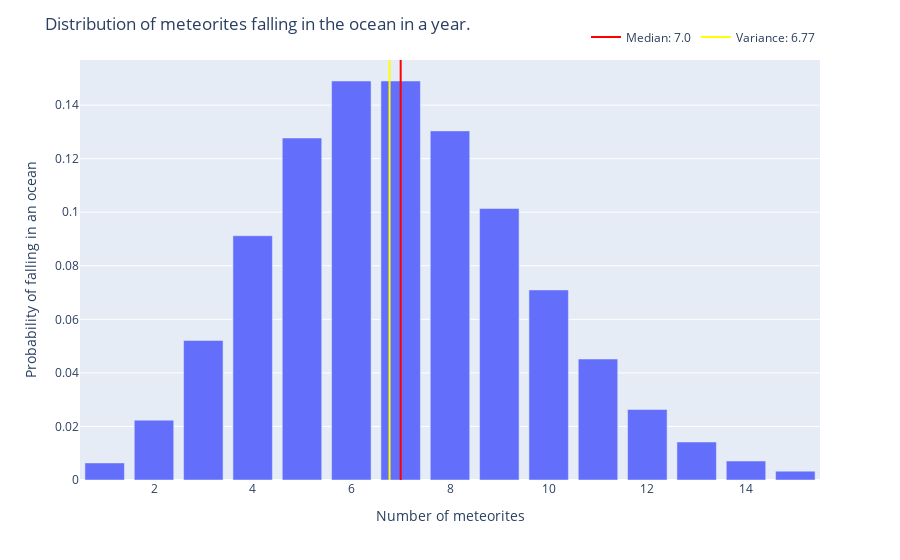

This figure's notebook cell:
### Code cell
lamd = 7.0;

x = []; pmf = []; cdf = [];
count = 0.0; c = 0;

# Caclulate Poisson PMF and CDF
while (1):
    x.append(count);
    p = ((math.e**(-lamd))*(lamd**count))/(math.factorial(count));
    pmf.append(p);
    c = c + p;    
    cdf.append(c);    
    count = count + 1;    
    if (p <= 0.005) & (count >= lamd):
        break;

# Add probabilities to a dataframe and add to plot
df = pd.DataFrame(data=pmf[1:], index=x[1:], columns=(['Probability']));
fig = px.bar(df, y='Probability');

fig.update_xaxes(title_text='Number of meteorites');
fig.update_yaxes(title_text='Probability of falling in an ocean');

# Calculate the median
median = 0;
for i in x[1:]:
    if (cdf[int(i-1)]<= 0.5) & (cdf[int(i)]>=0.5):
        median = i;
        break;
print("Median: ", median); 
fig.add_vline(x=median, line_color="red");
fig.add_trace(go.Scatter(x=[median], y=[pmf[int(median)]], mode="lines", name="Median: "+ str(round(median,2)), textposition="bottom center", line_color="red"));

# Calculate variance
variance = [];
for i in x:
    variance.append(pmf[int(i)]*(i-lamd)**2);
variance = sum(variance);
print("Variance: ", variance);
fig.add_trace(go.Scatter(x=[variance], y=[pmf[int(median)]], mode="lines", name="Variance: "+ str(round(variance,2)), textposition="bottom center", line_color="yellow"));
fig.add_vline(x=variance, line_color="yellow");
fig.update_layout(title="Distribution of meteorites falling in the ocean in a year.", legend=dict(orientation="h", yanchor="bottom", y=1.02, xanchor="right", x=1));
fig.show();

### Figure 1 — Plotly figure (JSON) as saved in the notebook; plotly's stock layout.template omitted (floating-point values rounded to 4 significant figures)
{"data": [{"alignmentgroup": "True", "hovertemplate": "index=%{x}<br>Probability=%{y}<extra></extra>", "legendgroup": "", "marker": {"color": "#636efa"}, "name": "", "offsetgroup": "", "orientation": "v", "showlegend": false, "textposition": "auto", "type": "bar", "x": [1, 2, 3, 4, 5, 6, 7, 8, 9, 10, 11, 12, 13, 14, 15], "xaxis": "x", "y": [0.006383, 0.02234, 0.05213, 0.09123, 0.1277, 0.149, 0.149, 0.1304, 0.1014, 0.07098, 0.04517, 0.02635, 0.01419, 0.007094, 0.003311], "yaxis": "y"}, {"line": {"color": "red"}, "mode": "lines", "name": "Median: 7.0", "textposition": "bottom center", "type": "scatter", "x": [7], "y": [0.149]}, {"line": {"color": "yellow"}, "mode": "lines", "name": "Variance: 6.77", "textposition": "bottom center", "type": "scatter", "x": [6.775], "y": [0.149]}], "layout": {"barmode": "relative", "legend": {"orientation": "h", "tracegroupgap": 0, "x": 1, "xanchor": "right", "y": 1.02, "yanchor": "bottom"}, "margin": {"t": 60}, "shapes": [{"line": {"color": "red"}, "type": "line", "x0": 7, "x1": 7, "xref": "x", "y0": 0, "y1": 1, "yref": "y domain"}, {"line": {"color": "yellow"}, "type": "line", "x0": 6.775, "x1": 6.775, "xref": "x", "y0": 0, "y1": 1, "yref": "y domain"}], "title": {"text": "Distribution of meteorites falling in the ocean in a year."}, "xaxis": {"anchor": "y", "domain": [0, 1], "title": {"text": "Number of meteorites"}}, "yaxis": {"anchor": "x", "domain": [0, 1], "title": {"text": "Probability of falling in an ocean"}}}}
